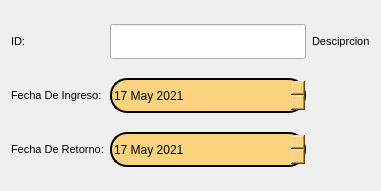
     <widget class="QWidget" name="gridLayoutWidget_2">
      <property name="geometry">
       <rect>
        <x>50</x>
        <y>50</y>
        <width>381</width>
        <height>191</height>
       </rect>
      </property>
      <layout class="QGridLayout" name="gridLayout_3">
       <item row="1" column="0">
        <widget class="QLabel" name="label_13">
         <property name="font">
          <font>
           <family>Arial</family>
           <pointsize>8</pointsize>
          </font>
         </property>
         <property name="styleSheet">
          <string notr="true">QLabel{
border: white;
}</string>
         </property>
         <property name="text">
          <string>Fecha De Ingreso:</string>
         </property>
        </widget>
       </item>
       <item row="2" column="0">
        <widget class="QLabel" name="label_14">
         <property name="font">
          <font>
           <family>Arial</family>
           <pointsize>8</pointsize>
          </font>
         </property>
         <property name="styleSheet">
          <string notr="true">QLabel{
border: white;
}</string>
         </property>
         <property name="text">
          <string>Fecha De Retorno:</string>
         </property>
        </widget>
       </item>
       <item row="1" column="1">
        <widget class="QDateEdit" name="dateEdit_2">
         <property name="minimumSize">
          <size>
           <width>0</width>
           <height>35</height>
          </size>
         </property>
         <property name="font">
          <font>
           <family>Arial</family>
          </font>
         </property>
         <property name="styleSheet">
          <string notr="true">QDateEdit{
Border: 2px solid black;
Border-radius: 17px;
background:#FBD27E;
}</string>
         </property>
         <property name="maximumDate">
          <date>
           <year>3000</year>
           <month>12</month>
           <day>31</day>
          </date>
         </property>
         <property name="minimumDate">
          <date>
           <year>2021</year>
           <month>5</month>
           <day>17</day>
          </date>
         </property>
        </widget>
       </item>
       <item row="2" column="1">
        <widget class="QDateEdit" name="dateEdit_4">
         <property name="minimumSize">
          <size>
           <width>0</width>
           <height>35</height>
          </size>
         </property>
         <property name="font">
          <font>
           <family>Arial</family>
          </font>
         </property>
         <property name="styleSheet">
          <string notr="true">QDateEdit{
Border: 2px solid black;
Border-radius: 17px;
background:#FBD27E;
}</string>
         </property>
         <property name="maximumDate">
          <date>
           <year>3000</year>
           <month>12</month>
           <day>31</day>
          </date>
         </property>
         <property name="minimumDate">
          <date>
           <year>2021</year>
           <month>5</month>
           <day>17</day>
          </date>
         </property>
        </widget>
       </item>
       <item row="0" column="1">
        <widget class="QLineEdit" name="lineEdit_2">
         <property name="minimumSize">
          <size>
           <width>0</width>
           <height>35</height>
          </size>
         </property>
         <property name="font">
          <font>
           <family>Arial</family>
          </font>
         </property>
         <property name="styleSheet">
          <string notr="true"/>
         </property>
        </widget>
       </item>
       <item row="0" column="0">
        <widget class="QLabel" name="label_4">
         <property name="font">
          <font>
           <family>Arial</family>
           <pointsize>8</pointsize>
          </font>
         </property>
         <property name="styleSheet">
          <string notr="true">QLabel{
border: white;
}</string>
         </property>
         <property name="text">
          <string>ID:</string>
         </property>
        </widget>
       </item>
       <item row="0" column="4">
        <widget class="QLabel" name="label_5">
         <property name="font">
          <font>
           <family>Arial</family>
           <pointsize>8</pointsize>
          </font>
         </property>
         <property name="styleSheet">
          <string notr="true">QLabel{
border: white;
}</string>
         </property>
         <property name="text">
          <string>Desciprcion</string>
         </property>
        </widget>
       </item>
      </layout>
     </widget>
